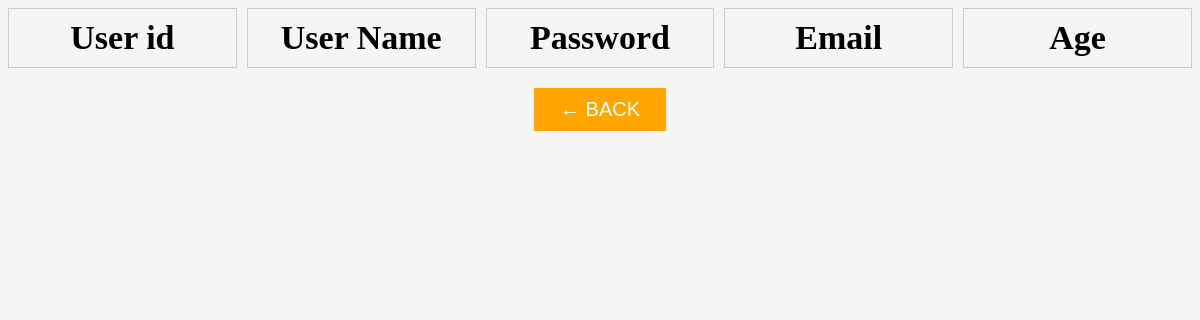
The app's page /checkuser.php, older data.
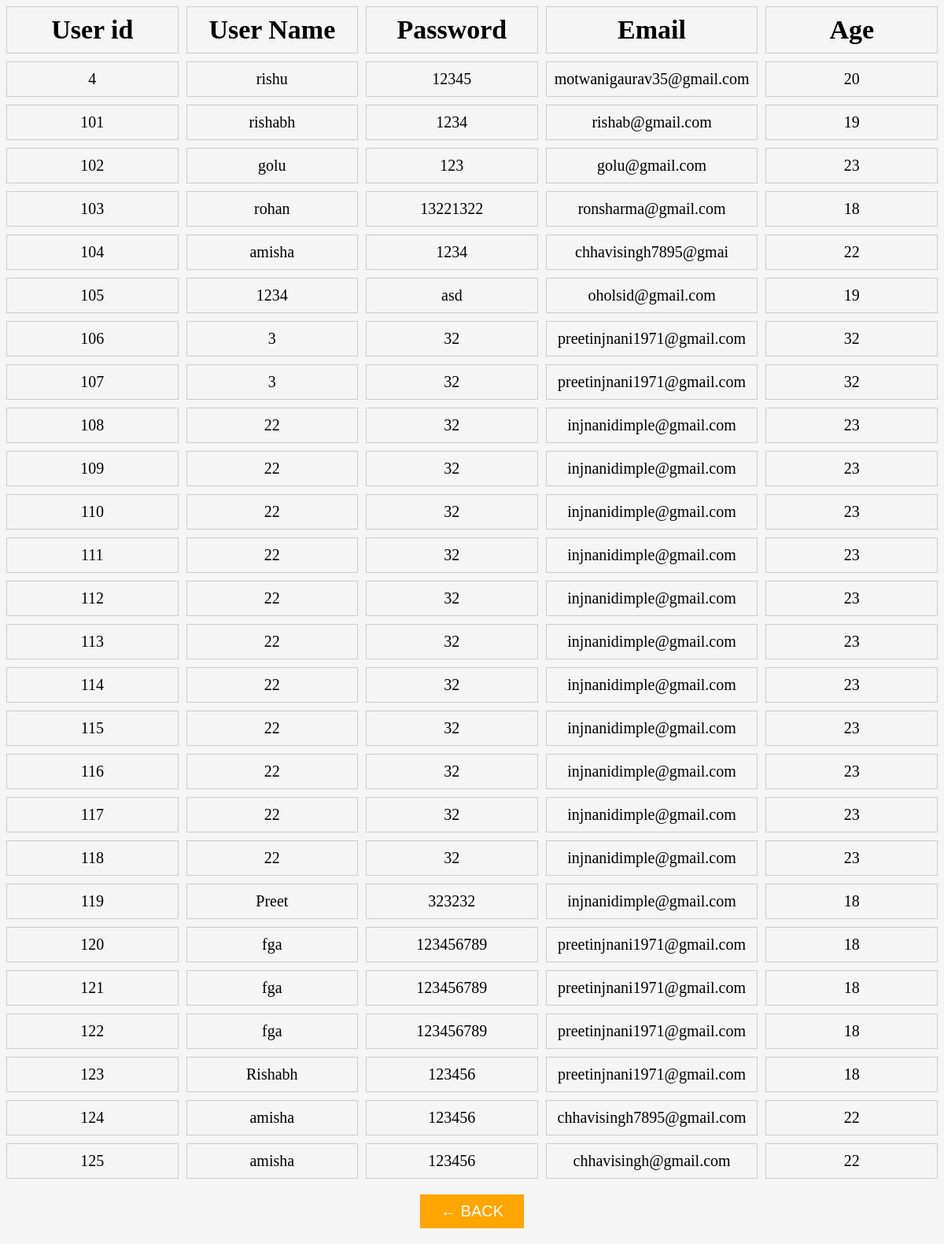
The same page, newer data.
### tables this page shows
CREATE TABLE `user` (
  `uid` int(10) NOT NULL,
  `uname` varchar(20) NOT NULL,
  `pass` varchar(20) NOT NULL,
  `email` varchar(200) NOT NULL,
  `age` int(10) NOT NULL
);

### checkuser.php (the view, shortened to what this page needs)
<!DOCTYPE html>
<html lang="en">
<head>
    <link rel="stylesheet" href="style.css">
</head>
<body>
    <?php
    $con = mysqli_connect("localhost", "root", "", "cms");
    $q = "select * from user";
    $rs = mysqli_query($con, $q);
    ?>
    <section class="userdetails">
        <?php
        $headings = array("User id", "User Name", "Password", "Email", "Age");
        foreach ($headings as $heading) {
            echo '<div class="user-details" style="font-size: 34px;color: black;font-weight: bolder;text-align: center;">' . $heading . '</div>';
        }
        while ($r = mysqli_fetch_array($rs)) {
            echo '<div class="user-details">' . $r[0] . '</div>';
            echo '<div class="user-details">' . $r[1] . '</div>';
            echo '<div class="user-details">' . $r[2] . '</div>';
            echo '<div class="user-details">' . $r[3] . '</div>';
            echo '<div class="user-details">' . $r[4] . '</div>';
        }
        ?>
    </section>
    <div class="submit-button">
        <form action=adminmain.php>
            <input type="submit" value=" ← BACK ">
        </form>
    </div>
</body>
</html>

Row changes from the older to the newer data that the page shows:
added user: uid "4", uname "rishu", pass "12345", email "motwanigaurav35@gmail.com", age "20"
added user: uid "101", uname "rishabh", pass "1234", email "rishab@gmail.com", age "19"
added user: uid "102", uname "golu", pass "123", email "golu@gmail.com", age "23"
added user: uid "103", uname "rohan", pass "13221322", email "ronsharma@gmail.com", age "18"
added user: uid "104", uname "amisha", pass "1234", email "chhavisingh7895@gmai", age "22"
added user: uid "105", uname "1234", pass "asd", email "oholsid@gmail.com", age "19"
added user: uid "106", uname "3", pass "32", email "preetinjnani1971@gmail.com", age "32"
added user: uid "107", uname "3", pass "32", email "preetinjnani1971@gmail.com", age "32"
added user: uid "108", uname "22", pass "32", email "injnanidimple@gmail.com", age "23"
added user: uid "109", uname "22", pass "32", email "injnanidimple@gmail.com", age "23"
added user: uid "110", uname "22", pass "32", email "injnanidimple@gmail.com", age "23"
added user: uid "111", uname "22", pass "32", email "injnanidimple@gmail.com", age "23"
added user: uid "112", uname "22", pass "32", email "injnanidimple@gmail.com", age "23"
added user: uid "113", uname "22", pass "32", email "injnanidimple@gmail.com", age "23"
added user: uid "114", uname "22", pass "32", email "injnanidimple@gmail.com", age "23"
added user: uid "115", uname "22", pass "32", email "injnanidimple@gmail.com", age "23"
added user: uid "116", uname "22", pass "32", email "injnanidimple@gmail.com", age "23"
added user: uid "117", uname "22", pass "32", email "injnanidimple@gmail.com", age "23"
added user: uid "118", uname "22", pass "32", email "injnanidimple@gmail.com", age "23"
added user: uid "119", uname "Preet", pass "323232", email "injnanidimple@gmail.com", age "18"
added user: uid "120", uname "fga", pass "123456789", email "preetinjnani1971@gmail.com", age "18"
added user: uid "121", uname "fga", pass "123456789", email "preetinjnani1971@gmail.com", age "18"
added user: uid "122", uname "fga", pass "123456789", email "preetinjnani1971@gmail.com", age "18"
added user: uid "123", uname "Rishabh", pass "123456", email "preetinjnani1971@gmail.com", age "18"
added user: uid "124", uname "amisha", pass "123456", email "chhavisingh7895@gmail.com", age "22"
added user: uid "125", uname "amisha", pass "123456", email "chhavisingh@gmail.com", age "22"
